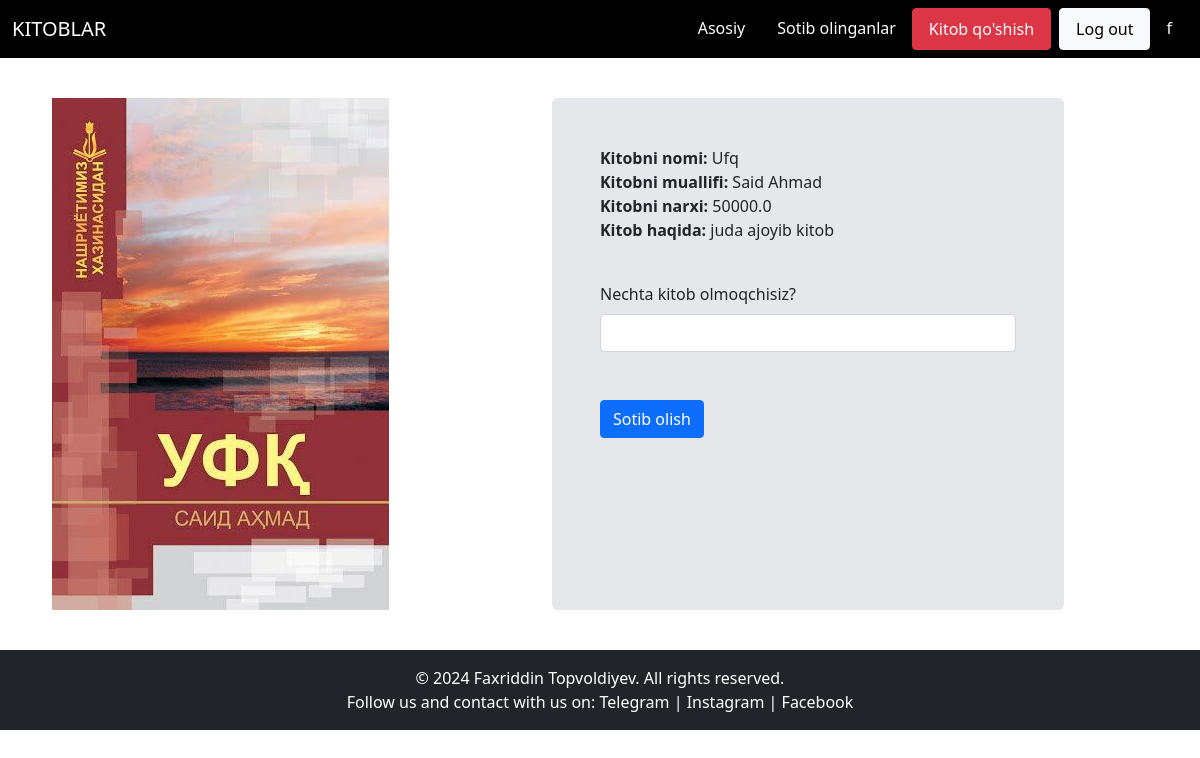
Screenshot of /detail/1 (signed in) with the database file from the repository.
### book/models.py (models this page shows, shortened)
class Book(models.Model):
    author=models.ForeignKey(Author,related_name='Authors',on_delete=models.CASCADE)
    title=models.CharField(max_length=255)
    image=models.ImageField(upload_to="images/", default=None)
    price=models.FloatField()
    description=models.TextField()

class Author(models.Model):
    name=models.CharField(max_length=255)
    bio=models.TextField()
    class Meta:
        ordering=["name"]

### book/views.py (the view, shortened to what this page needs)
# urls.py: path('detail/<int:pk>', views.detail, name="detail"),
def detail(request, pk):
    book=get_object_or_404(Book, pk=pk)
    user=User.objects.get(email=request.session["email"])
    user1=''
    if User.objects.filter(email=request.session["email"]).exists():
        print("bor")
        user1=User.objects.get(email=request.session["email"])
    return render(request, "main/detail.html",{
        "book": book,
        "user1": user1
    })

### book/templates/main/detail.html (shortened to what this page needs)
{% extends "main/home.html" %}
{% block content %}
    <div class="container my-10 mx-10">
        <div class="row">
            <div class="col-6">
                <img src="{{ book.image.url }}" alt="">
            </div>
            <div class="col-6 rounded-md bg-gray-200 p-5">
                <span class="font-bold">Kitobni nomi: </span>{{ book.title }} <br>
                <span class="font-bold">Kitobni muallifi: </span>{{ book.author.name }} <br>
                <span class="font-bold">Kitobni narxi: </span>{{ book.price }} <br>
                <span class="font-bold">Kitob haqida: </span>{{ book.description }} <br> <br>
                <form action="/detail/{{ book.id }}" method="post">
                    <div class="mt-3">
                        <label for="validationCustom03" class="form-label">Nechta kitob olmoqchisiz?</label>
                        <input type="number" class="form-control" name="quantity" id="validationCustom03" required>
                    </div>
                    <div>
                        <button type="submit" class="btn btn-primary mt-5">Sotib olish</button>
                    </div>
                </form>
            </div>
        </div>
    </div>
{% endblock %}

### book/templates/main/home.html (shortened to what this page needs)
<!DOCTYPE html>
<html lang="en">
<head>
    <script src="https://cdn.tailwindcss.com"></script>
    <link href="https://cdn.jsdelivr.net/npm/bootstrap@5.0.2/dist/css/bootstrap.min.css" rel="stylesheet">
</head>
<body>
    <nav class="navbar bg-body-tertiary bg-black">
      <div class="container-fluid">
        <span class="navbar-brand mb-0 h1 text-white">KITOBLAR</span>
        <ul class="nav justify-content-end">
          <li class="nav-item">
            <a class="nav-link active text-white" aria-current="page" href="{% url 'home' %}">Asosiy</a>
          </li>
          <li class="nav-item">
            <a class="nav-link text-white" href="{% url 'purchases' %}">Sotib olinganlar</a>
          </li>
          <li class="nav-item">
            <a class="nav-link text-black btn btn-danger mr-2 text-white" href="{% url 'addBook' %}">Kitob qo'shish</a>
          </li>
          <li class="nav-item">
            <a class="nav-link text-black btn btn-light" href="{% url 'logout' %}">Log out</a>
          </li>
          <li class="nav-item">
            <span class="nav-link text-white">{{ user1.username }}</span>
          </li>
        </ul>
      </div>
    </nav>
    {% block content %}
    {% endblock %}
    <footer class="bg-dark text-white text-center py-3 mt-4">
      <div class="container">
          <p class="mb-0">© 2024 Faxriddin Topvoldiyev. All rights reserved.</p>
          <p class="mb-0">Follow us and contact with us on:
              <a href="https://t.me/FaxTopTol2000" class="text-white">Telegram</a> |
              <a href="https://www.instagram.com/topvoldiyevfaxriddin/" class="text-white">Instagram</a> |
              <a href="https://www.facebook.com/faxriddin.topvoldiyev" class="text-white">Facebook</a>
          </p>
      </div>
  </footer>
</body>
</html>

### rows the page displays
Book: image (picture), title "Ufq", author.name "Said Ahmad", price "50000.0", description "juda ajoyib kitob"

### other values shown
{{ user1.username }} "f"
